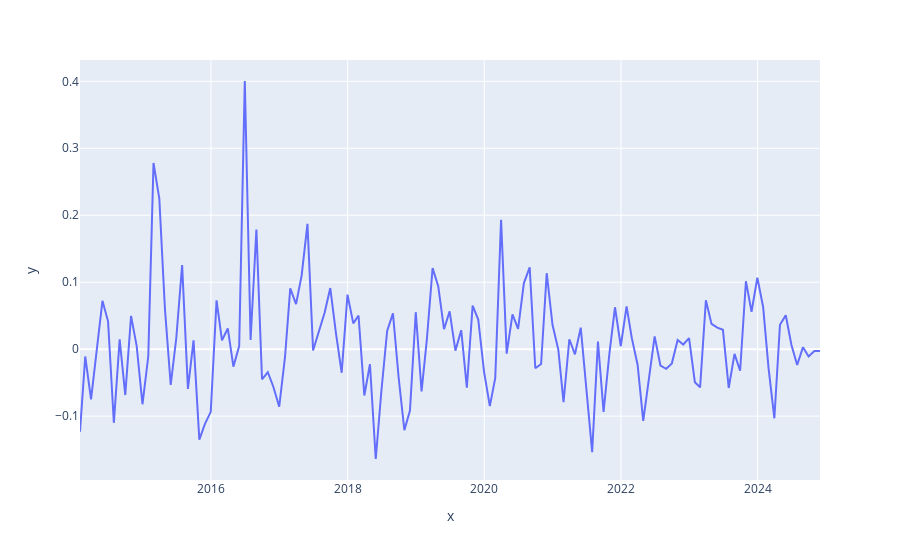

The notebook cell saved with this chart:
### Code cell
temp = px.line(data_frame=difflog, x=df.index, y=difflog)
temp

### Figure 1 — Plotly figure (JSON) as saved in the notebook; plotly's stock layout.template omitted (floating-point values rounded to 4 significant figures; data arrays with more than 128 entries replaced by an {"elided": "..."} marker saying what was removed)
{"data": [{"hovertemplate": "x=%{x}<br>y=%{y}<extra></extra>", "legendgroup": "", "line": {"color": "#636efa", "dash": "solid"}, "marker": {"symbol": "circle"}, "mode": "lines", "name": "", "orientation": "v", "showlegend": false, "type": "scatter", "x": {"elided": "131 str values"}, "xaxis": "x", "y": {"elided": "131 float values"}, "yaxis": "y"}], "layout": {"legend": {"tracegroupgap": 0}, "margin": {"t": 60}, "xaxis": {"anchor": "y", "domain": [0, 1], "title": {"text": "x"}}, "yaxis": {"anchor": "x", "domain": [0, 1], "title": {"text": "y"}}}}
